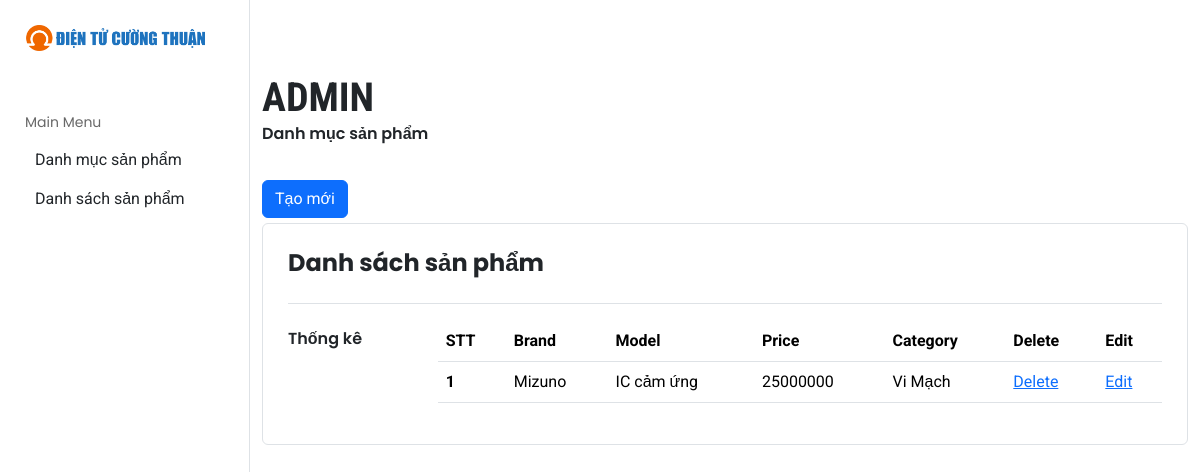
/page/admin/list-item/index.php, run on the app's committed database.
### tables this page shows
CREATE TABLE `produce` (
  `id` varchar(225) NOT NULL,
  `modelName` varchar(225) DEFAULT NULL,
  `brandName` varchar(225) DEFAULT NULL,
  `price` int(11) DEFAULT NULL,
  `category_id` int(11) NOT NULL,
  `imgPath` varchar(225) DEFAULT NULL,
  `created_at` timestamp NOT NULL DEFAULT current_timestamp(),
  `updated_at` timestamp NOT NULL DEFAULT current_timestamp() ON UPDATE current_timestamp()
);

CREATE TABLE `categories` (
  `id` int(11) NOT NULL,
  `name` varchar(255) DEFAULT NULL,
  `display_at_home_page` int(11) NOT NULL DEFAULT 0
);

### page/admin/list-item/index.php (the view, shortened to what this page needs)
<?php include($_SERVER['DOCUMENT_ROOT'] . '/thuong/app/core/connDB.php'); ?>
<!DOCTYPE html>
<html lang="en">
<head>
    <link href="https://cdn.jsdelivr.net/npm/bootstrap@5.3.3/dist/css/bootstrap.min.css" rel="stylesheet">
    <link rel="stylesheet" href="/thuong/app/styles/sass.css">
</head>
<body>
    <div class="d-flex">
        <?php include($_SERVER['DOCUMENT_ROOT']. "/thuong/app/elements/SidebarAd.php")?>
        <div id="page-content-wrapper" class="flex-grow-1">
            <?php include($_SERVER['DOCUMENT_ROOT']. "/thuong/app/elements/NavbarAd.php")?>
            <div class="container-lg">
                <h1 class="mt-2 mb-0 font-bold- font-family-condensed">ADMIN</h1>
                <p class="font-semibold- font-family-poppins mb-2">Danh mục sản phẩm</p>
                <div style="margin-bottom:5px;">
                    <a href="/thuong/app/page/admin/add-item/" class="btn btn-primary">Tạo mới</a>
                </div>
                <div class="container-fluid me-4 border rounded p-1">
                    <div class="bg-white border-bottom m-0 pb-1">
                        <h4 class="m-0 font-family-poppins font-bold-">Danh sách sản phẩm </h4>
                    </div>
                    <div class="container-fruid pt-1">
                        <div class="row">
                            <div class="col pe-2">
                                <h5 class="font-family-poppins font-semibold- fs-16">Thống kê</h5>
                            </div>
                            <div class="col-10 pb-0">
                                <table class="table" >
                                    <thead>
                                      <tr>
                                        <th scope="col" class="pt-0">STT</th>
                                        <th scope="col" class="pt-0">Brand</th>
                                        <th scope="col" class="pt-0">Model</th>
                                        <th scope="col" class="pt-0">Price</th>
                                        <th scope="col" class="pt-0">Category</th>
                                        <th scope="col" class="pt-0">Delete</th>
                                        <th scope="col" class="pt-0">Edit</th>
                                      </tr>
                                    </thead>
                                    <tbody>
                                        <?php
                                            $sql = "SELECT * FROM produce";
                                            $result = $db->query($sql);
                                            $i = 1;
                                            if ($result->num_rows > 0) {
                                            while($row = $result->fetch_assoc()) {
                                                $id = $row["id"];
                                                $category_id = $row['category_id'];
                                                $category_sql = "SELECT name FROM categories WHERE id = $category_id";
                                                $category_result = $db->query($category_sql);
                                                if ($category_result->num_rows > 0) {
                                                    $category_row = $category_result->fetch_assoc();
                                                }
                                                $deleteUrl = '/thuong/app/processing/deleteItemProcesser.php?id='.$id;
                                                $editFromUrl = '/thuong/app/page/admin/edit-item/?id='.$id;
                                                echo '<tr>';
                                                    echo '<th scope="row">' .$i. '</th>';
                                                    echo '<td>' .$row["brandName"]. '</td>';
                                                    echo '<td>' .$row["modelName"]. '</td>';
                                                    echo '<td>' .$row["price"]. '</td>';
                                                    echo '<td>' .$category_row['name']. '</td>';
                                                    echo '<td> <a href="'.$deleteUrl.'" >Delete</a> </td>';
                                                    echo '<td> <a href="'.$editFromUrl.'"  >Edit</a> </td>';
                                                echo '</tr>';
                                                $i++;
                                            }
                                            } else {
                                            echo "0 results";
                                            }
                                        ?>
                                    </tbody>
                                  </table>
                            </div>
                        </div>
                    </div>
                </div>
            </div>
        </div>
    </div>
</body>
</html>

### page/admin/list-item/index.php (style rules this page uses)
body { overflow-x: hidden; }

### data on the page
produce: brandName "Mizuno", modelName "IC cảm ứng", price "25000000", category.name "Vi Mạch"
